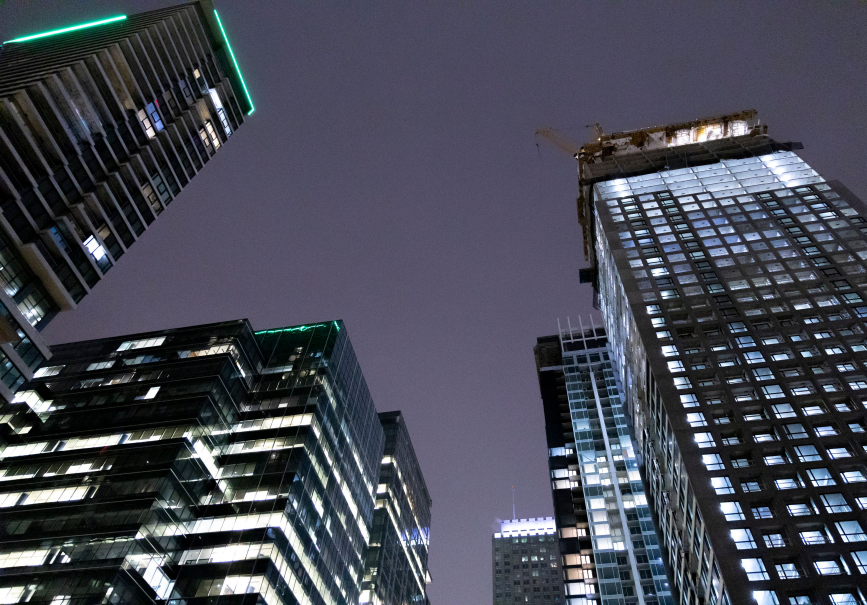
#> input picture src-img/px-15452183.jpg, 2600 x 1815 px, found by its file name (shown at 1/3 size)
$ python grade.py
#> lines starting #> are read from the running program, lines starting #| are printed output that depends on the picture
# Brand grading: navy duotone for stock, subtle cool grade for team photos.
import numpy as np
from PIL import Image, ImageFilter, ImageEnhance
import os
OUT='public/img'
def hexrgb(h): h=h.lstrip('#'); return np.array([int(h[i:i+2],16) for i in (0,2,4)],dtype=np.float32)
def duotone(img, stops, contrast=1.0, gamma=1.0):
    a=np.asarray(img.convert('L'),dtype=np.float32)/255.
    a=np.clip((a-0.5)*contrast+0.5,0,1)**gamma
    pos=np.array([s[0] for s in stops]); cols=np.stack([hexrgb(s[1]) for s in stops])
    out=np.zeros(a.shape+(3,),dtype=np.float32)
    for c in range(3): out[...,c]=np.interp(a,pos,cols[:,c])
    return Image.fromarray(out.astype(np.uint8))
def grade(img, amt=0.55):
    # desaturate partially and push shadows to navy, lift nothing
    base=np.asarray(img.convert('RGB'),dtype=np.float32)
    lum=(base@np.array([.2126,.7152,.0722]))[...,None]
    des=base*0.3+lum*0.7
    navy=hexrgb('#003459'); l=lum/255.
    shadow=(1-l)**2.2
    out=des*(1-shadow*amt)+navy*shadow*amt
    out=out*np.array([0.96,0.99,1.03])
    return Image.fromarray(np.clip(out,0,255).astype(np.uint8))
NAVY=[(0,'#00111f'),(0.45,'#003459'),(0.8,'#2a86b8'),(1,'#d9eef8')]
DEEP=[(0,'#000c17'),(0.5,'#002a48'),(0.85,'#0f6d9e'),(1,'#9fd6ee')]
def save(im,name,widths=(2400,1400,800),q=74):
    for w in widths:
        r=im.resize((w,round(im.height*w/im.width)),Image.LANCZOS) if im.width>w else im
        r.save(f'{OUT}/{name}-{w}.webp','WEBP',quality=q,method=6)
S='src-img'
save(duotone(Image.open(f'{S}/px-15452183.jpg'),DEEP,contrast=1.25,gamma=1.1),'city-night')
#> the loop in save, `for w in widths:` made 3 passes
#> w on passes 1 to 3: 2400, 1400, 800
#> pass 1, in save, `r=im.resize((w,round(im.height*w/im.width)),Image.LANCZOS) if im.width..`:
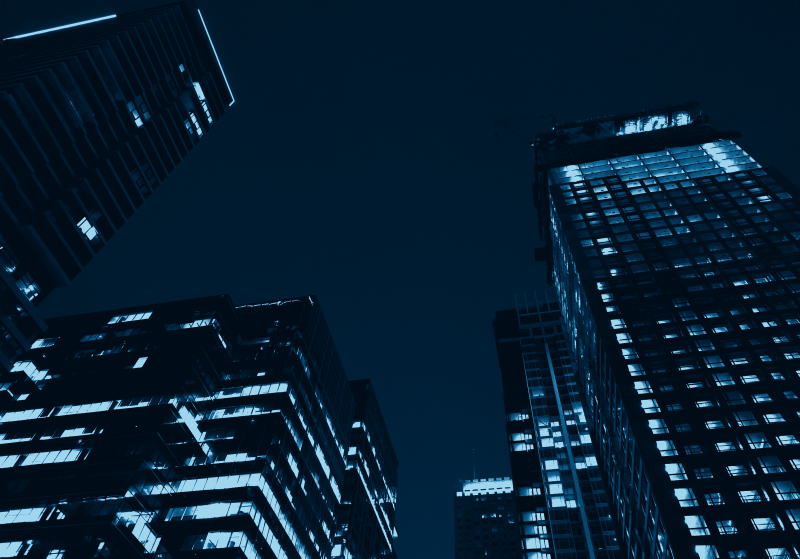
#> r: PIL image 2400x1675 RGB (shown at 1/3 size); mean R, G, B 7.6, 33, 51.7
save(duotone(Image.open(f'{S}/px-35528879.jpg'),NAVY,contrast=1.15),'facade-v')
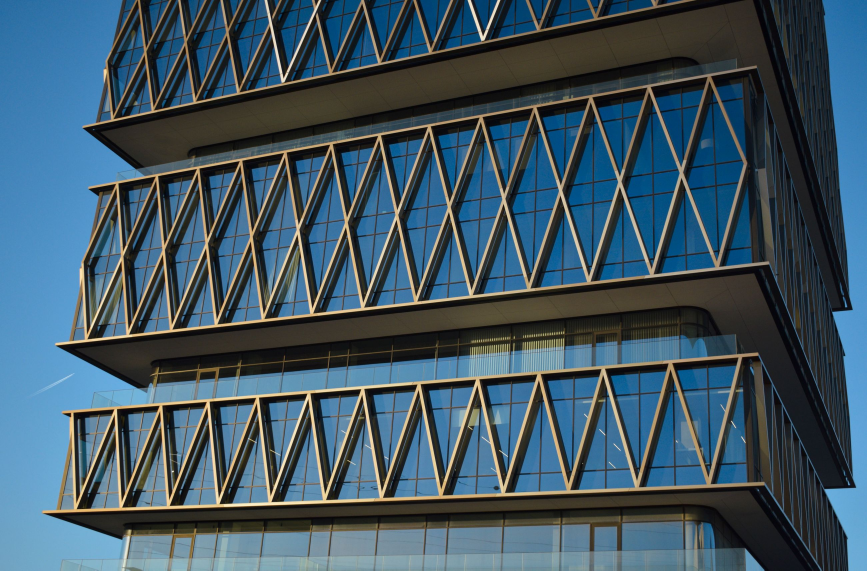
#> input picture src-img/px-35528879.jpg, 2600 x 1711 px, found by its file name (shown at 1/3 size)
#> call 2 of duotone, with contrast = 1.15, gamma = 1
#> after the loop in duotone (call 2), `for c in range(3): out[...,c]=np.interp(a,pos,cols[:,c])`:
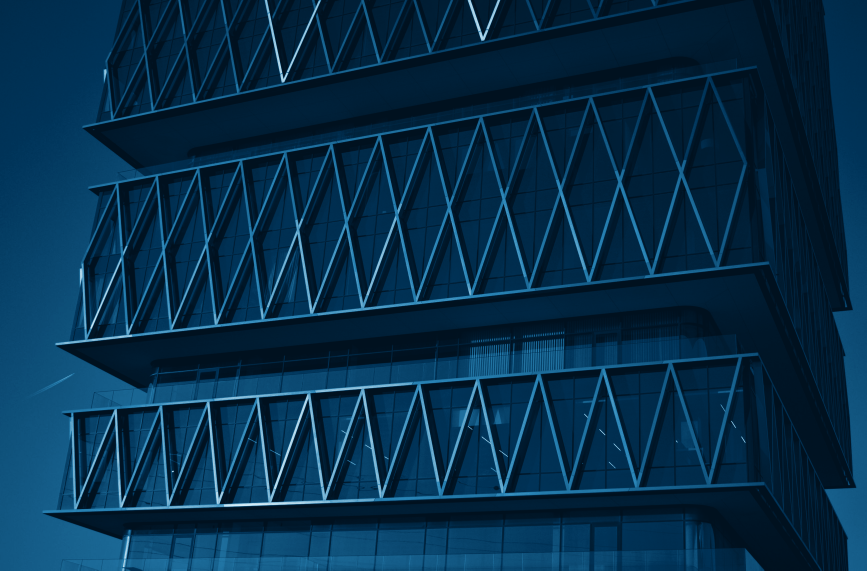
#> out: shape (1711, 2600, 3) float32 (shown at 1/3 size); mean of channels 0, 1, 2 5.6, 45.7, 73.8; drawn as R, G, B
#> the loop in save (call 2), `for w in widths:` made 3 passes
save(duotone(Image.open(f'{S}/px-38633406.jpg'),DEEP,contrast=1.1,gamma=1.2),'skyline')
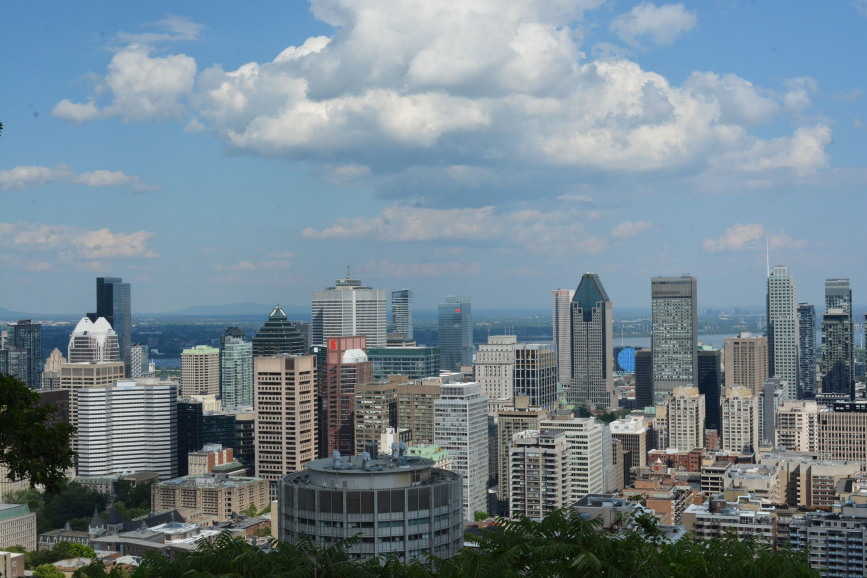
#> input picture src-img/px-38633406.jpg, 2600 x 1733 px, found by its file name (shown at 1/3 size)
#> call 3 of duotone, with contrast = 1.1, gamma = 1.2
#> after the loop in duotone (call 3), `for c in range(3): out[...,c]=np.interp(a,pos,cols[:,c])`:
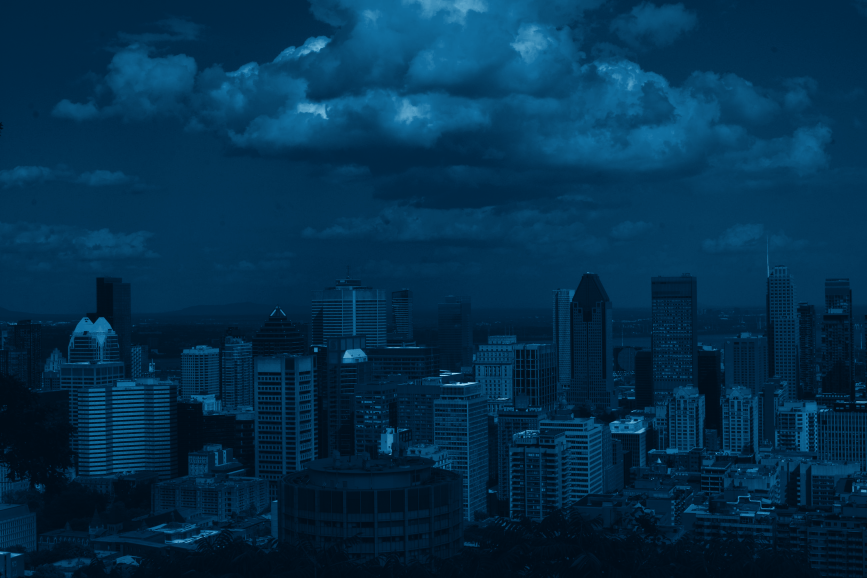
#> out: shape (1733, 2600, 3) float32 (shown at 1/3 size); mean of channels 0, 1, 2 3, 47.7, 77.3; drawn as R, G, B
save(duotone(Image.open(f'{S}/px-36522027.jpg'),NAVY,contrast=1.2,gamma=1.05),'equipment')
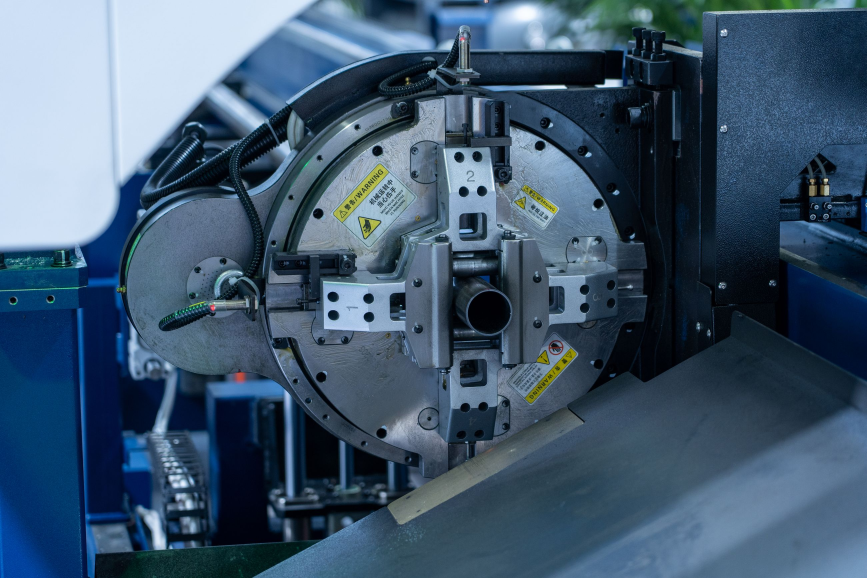
#> input picture src-img/px-36522027.jpg, 2600 x 1733 px, found by its file name (shown at 1/3 size)
#> the loop in save (call 4), `for w in widths:` made 3 passes
#> pass 3, in save (call 4), `r=im.resize((w,round(im.height*w/im.width)),Image.LANCZOS) if im.width..`:
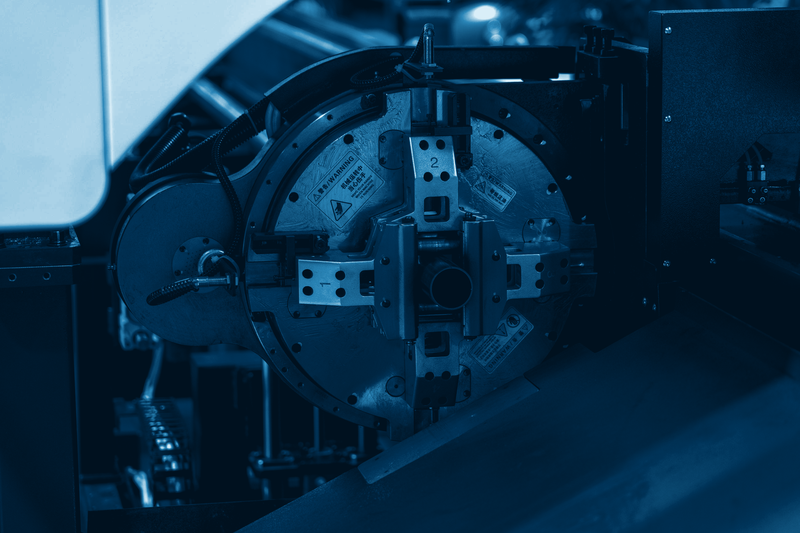
#> r: PIL image 800x533 RGB; mean R, G, B 17.5, 52.9, 77.7
for n in (1,2,3,4):
#> (the run stopped early here; a loop or call above may not have finished)
